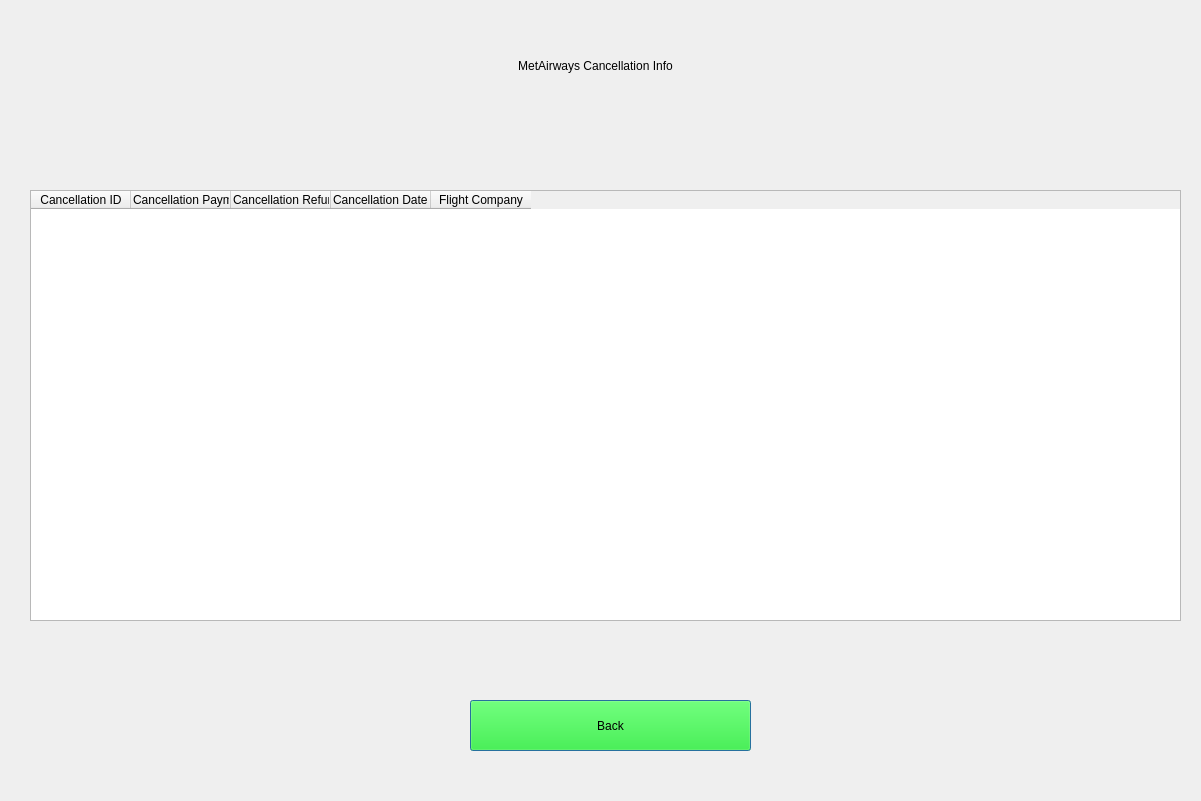
<?xml version="1.0" encoding="UTF-8"?>
<ui version="4.0">
 <class>Dialog</class>
 <widget class="QDialog" name="Dialog">
  <property name="geometry">
   <rect>
    <x>0</x>
    <y>0</y>
    <width>1201</width>
    <height>801</height>
   </rect>
  </property>
  <property name="windowTitle">
   <string>Dialog</string>
  </property>
  <widget class="QTableWidget" name="Payments_Info_TableWidget">
   <property name="geometry">
    <rect>
     <x>30</x>
     <y>190</y>
     <width>1151</width>
     <height>431</height>
    </rect>
   </property>
   <column>
    <property name="text">
     <string>Cancellation ID</string>
    </property>
   </column>
   <column>
    <property name="text">
     <string>Cancellation Payment ID</string>
    </property>
    <property name="textAlignment">
     <set>AlignLeading|AlignVCenter</set>
    </property>
   </column>
   <column>
    <property name="text">
     <string>Cancellation Refund</string>
    </property>
    <property name="textAlignment">
     <set>AlignLeading|AlignVCenter</set>
    </property>
   </column>
   <column>
    <property name="text">
     <string>Cancellation Date</string>
    </property>
    <property name="textAlignment">
     <set>AlignLeading|AlignVCenter</set>
    </property>
   </column>
   <column>
    <property name="text">
     <string>Flight Company</string>
    </property>
   </column>
  </widget>
  <widget class="QLabel" name="HeaderLabel">
   <property name="geometry">
    <rect>
     <x>210</x>
     <y>30</y>
     <width>771</width>
     <height>71</height>
    </rect>
   </property>
   <property name="styleSheet">
    <string notr="true">
font: 36pt &quot;MS Shell Dlg 2&quot;;</string>
   </property>
   <property name="text">
    <string>MetAirways Cancellation Info</string>
   </property>
   <property name="alignment">
    <set>Qt::AlignCenter</set>
   </property>
  </widget>
  <widget class="QPushButton" name="Back_Button">
   <property name="geometry">
    <rect>
     <x>470</x>
     <y>700</y>
     <width>281</width>
     <height>51</height>
    </rect>
   </property>
   <property name="styleSheet">
    <string notr="true">font: 16pt &quot;MS Shell Dlg 2&quot;;
background-color: rgb(0, 255, 0);
</string>
   </property>
   <property name="text">
    <string>Back</string>
   </property>
  </widget>
  <widget class="QLabel" name="label">
   <property name="geometry">
    <rect>
     <x>310</x>
     <y>130</y>
     <width>551</width>
     <height>31</height>
    </rect>
   </property>
   <property name="styleSheet">
    <string notr="true">font: 10pt &quot;MS Shell Dlg 2&quot;;
color: rgb(255, 0, 0);</string>
   </property>
   <property name="text">
    <string/>
   </property>
   <property name="alignment">
    <set>Qt::AlignCenter</set>
   </property>
  </widget>
 </widget>
 <resources/>
 <connections/>
</ui>
